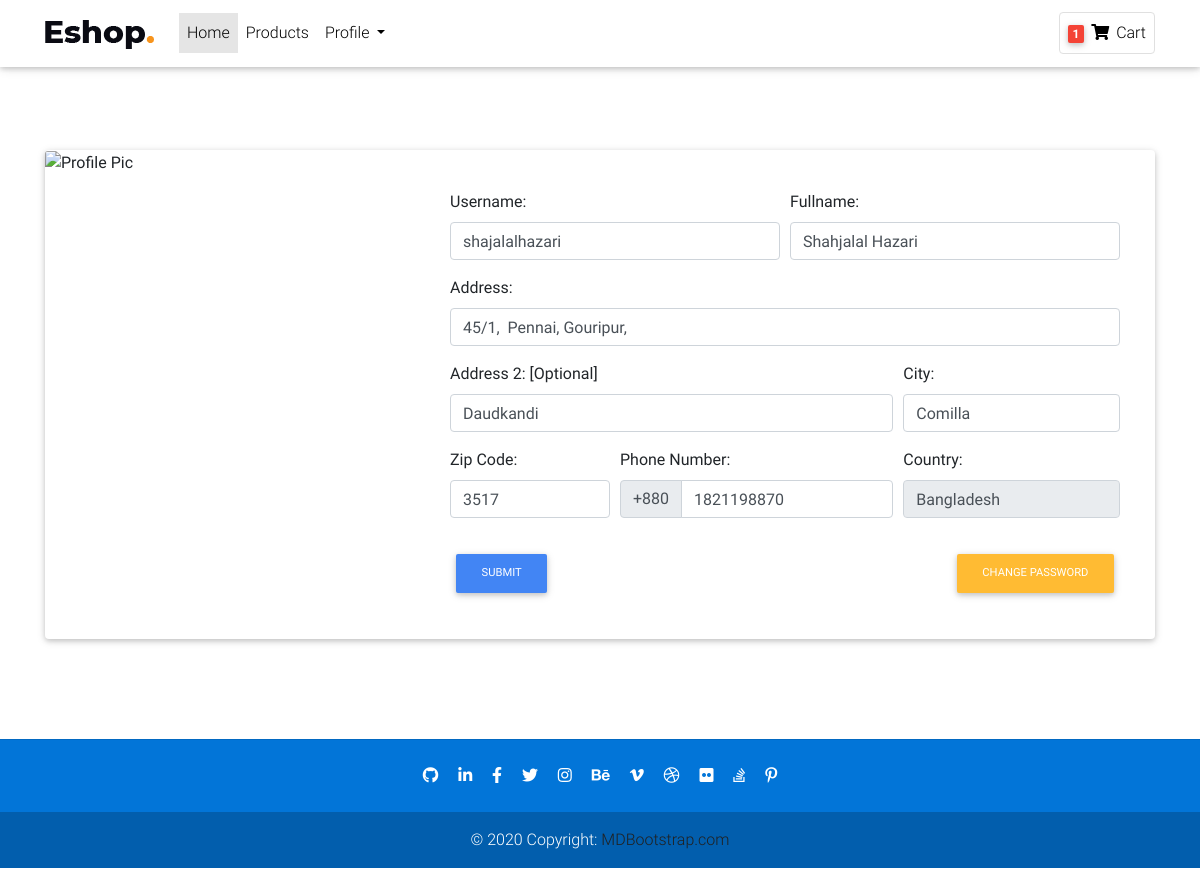
Screenshot of /account/profile/ (signed in) with the database file from the repository.
### Account/models.py (models this page shows, shortened)
class Profile(models.Model):
    user = models.OneToOneField(User, on_delete=models.CASCADE, related_name='profile')
    username = models.CharField(max_length=264, blank=True)
    fullname = models.CharField(max_length=264, blank=True)
    address_1 = models.CharField(max_length=300, blank=True)
    address_2 = models.CharField(max_length=300, blank=True)
    city = models.CharField(max_length=50, blank=True)
    zipcode = models.CharField(max_length=10, blank=True)
    phone = models.CharField(max_length=20, blank=True)
    country = models.CharField(max_length=50, blank=True)
    joined = models.DateTimeField(auto_now_add=True)

### Account/views.py (the view)
# urls.py: path('profile/', views.profile, name='profile'),
@login_required
def profile(request):
    profile = Profile.objects.get(user=request.user)
    form = ProfileForm(instance=profile)
    if request.method == "POST":
        form = ProfileForm(request.POST, instance=profile)
        if form.is_valid():
            form.save()
            form = ProfileForm(instance=profile)
            messages.success(request, 'Changed Successfully!!!')
    return render(request, 'Account/profile.html', {'form':form})

### Account/forms.py
class ProfileForm(forms.ModelForm):
    username = forms.CharField(required=False, widget=forms.TextInput(attrs={'class': "form-control"}))
    fullname = forms.CharField(label="", required=False, widget=forms.TextInput(attrs={'class': "form-control"}))
    address_1 = forms.CharField(label="", required=False, widget=forms.TextInput(attrs={'class': "form-control"}))
    address_2 = forms.CharField(label="", required=False, widget=forms.TextInput(attrs={'class': "form-control"}))
    city = forms.CharField(label="", required=False, widget=forms.TextInput(attrs={'class': "form-control"}))
    zipcode = forms.CharField(label="", required=False, widget=forms.TextInput(attrs={'class': "form-control"}))
    phone = forms.CharField(label="", required=False, widget=forms.TextInput(attrs={'class': "form-control"}))
    country = forms.CharField(label="", required=False, widget=forms.TextInput(attrs={'class': "form-control", 'value': "Bangladesh", 'readonly': 'readonly'}))
    class Meta:
        model = Profile
        fields = ['username', 'fullname', 'address_1', 'address_2', 'city', 'zipcode', 'phone', 'country']

### templates/Account/profile.html (shortened to what this page needs)
{% extends 'base.html' %}
{% load static %}
{% block BodyBlock %}
<div class="p-t-50 p-b-20">
  <div class="card">
    <div class="row no-gutters">
      <div class="col-md-4">
        <img
          src="https://images.pexels.com/photos/3585648/pexels-photo-3585648.jpeg?auto=compress&cs=tinysrgb&dpr=1&w=500"
          class="card-img" alt="Profile Pic" style="width:100%; height:490px;">
      </div>
      <div class="col-md-8">
        <div class="card-body" style="margin:20px 15px;">
          <form method="POST">
            <div class="form-row">
              <div class="form-group col-md-6">
                <label>Username:</label>
                {{ form.username }}
              </div>
              <div class="form-group col-md-6">
                <label>Fullname:</label>
                {{ form.fullname }}
              </div>
            </div>
            <div class="form-group">
              <label>Address:</label>
              {{ form.address_1 }}
            </div>
            <div class="form-row">
              <div class="form-group col-md-8">
                <label>Address 2: [Optional]</label>
                {{ form.address_2 }}
              </div>
              <div class="form-group col-md-4">
                <label>City:</label>
                {{ form.city }}
              </div>
            </div>
            <div class="form-row">
              <div class="form-group col-md-3">
                <label>Zip Code:</label>
                {{ form.zipcode }}
              </div>
              <div class="form-group col-md-5">
                <label>Phone Number:</label>
                <div class="input-group is-invalid">
                <div class="input-group-prepend">
                  <span class="input-group-text">+880</span>
                </div>
                {{ form.phone }}
              </div>
              </div>
              <div class="form-group col-md-4">
                <label>Country:</label>
                {{ form.country }}
              </div>
            </div>
            <button type="submit" class="btn btn-primary btn-md m-t-20">Submit</button>
            <a href="{% url 'account:change_pass' %}" class="btn btn-warning btn-md float-right m-t-20">Change Password</a>
          </form>
        </div>
      </div>
    </div>
  </div>
</div>
{% endblock  %}

### templates/base.html (style rules this page uses)
.card { height: auto; }

### rows the page displays
Profile: username "shajalalhazari", fullname "Shahjalal Hazari", address_1 "45/1, Pennai, Gouripur,", address_2 "Daudkandi", city "Comilla", zipcode "3517", phone "1821198870", country "Bangladesh"
